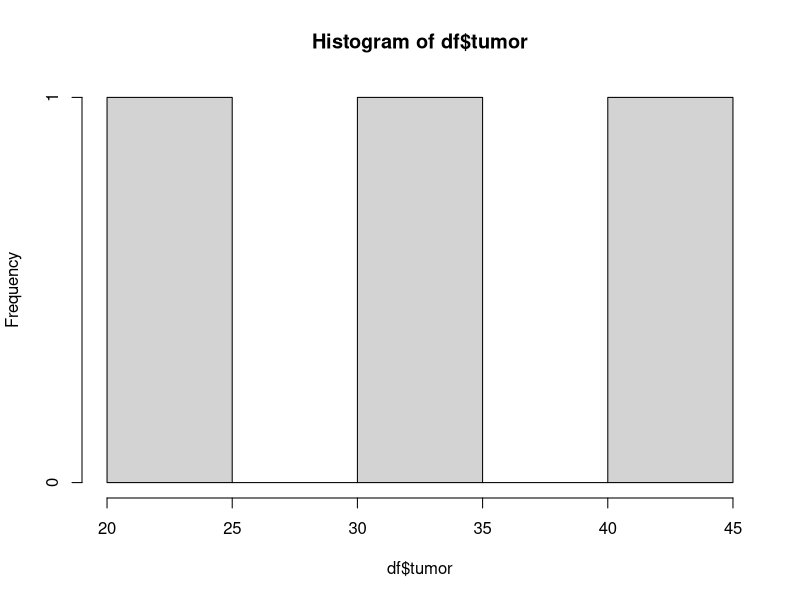
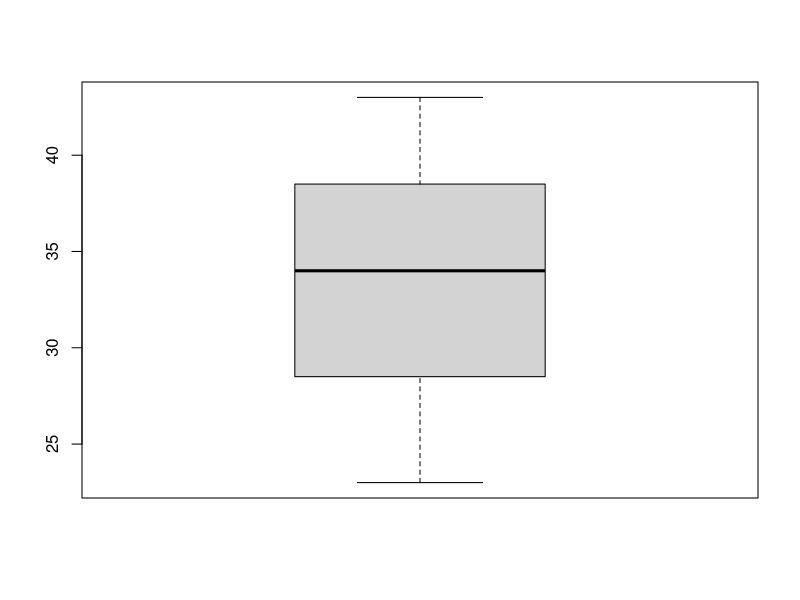
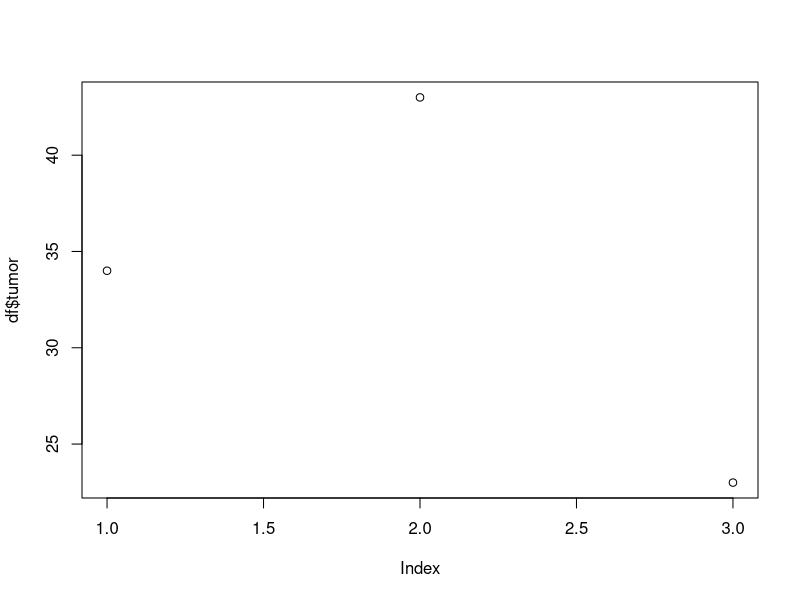

Recreate these plots in R, in order.
name<-c("abc","def","ghi")
age<-c(34,43,57)
tumor<-c(34,43,23)
inv<-c(27,45,23)
df<-data.frame(name,age,tumor,inv)
View(df)
write.csv(df,"df.csv")
hist(df$tumor)
boxplot(df$tumor)
plot(df$tumor)
